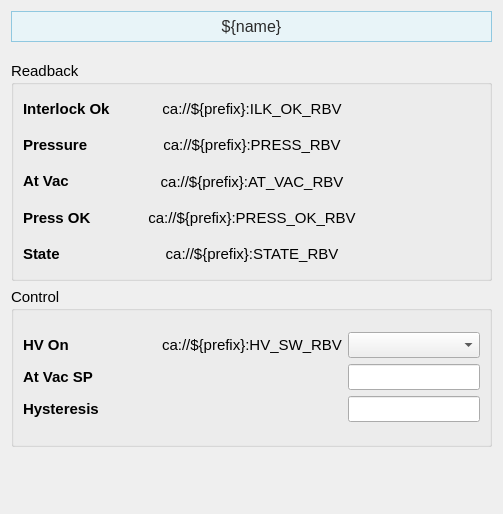
<?xml version="1.0" encoding="UTF-8"?>
<ui version="4.0">
 <class>Form</class>
 <widget class="QWidget" name="Form">
  <property name="geometry">
   <rect>
    <x>0</x>
    <y>0</y>
    <width>503</width>
    <height>514</height>
   </rect>
  </property>
  <property name="sizePolicy">
   <sizepolicy hsizetype="Preferred" vsizetype="Preferred">
    <horstretch>0</horstretch>
    <verstretch>0</verstretch>
   </sizepolicy>
  </property>
  <property name="windowTitle">
   <string>Form</string>
  </property>
  <layout class="QVBoxLayout" name="verticalLayout_7">
   <item>
    <widget class="PyDMLabel" name="PyDMLabel_11">
     <property name="maximumSize">
      <size>
       <width>16777215</width>
       <height>40</height>
      </size>
     </property>
     <property name="font">
      <font>
       <pointsize>12</pointsize>
      </font>
     </property>
     <property name="toolTip">
      <string/>
     </property>
     <property name="styleSheet">
      <string notr="true">    background-color: #e8f4f8;

    border: 1px solid #90c8e0;

    padding: 5px;

    color: rgb(43, 43, 43);</string>
     </property>
     <property name="text">
      <string>${name}</string>
     </property>
     <property name="alignment">
      <set>Qt::AlignCenter</set>
     </property>
    </widget>
   </item>
   <item>
    <spacer name="verticalSpacer_2">
     <property name="orientation">
      <enum>Qt::Vertical</enum>
     </property>
     <property name="sizeType">
      <enum>QSizePolicy::Fixed</enum>
     </property>
     <property name="sizeHint" stdset="0">
      <size>
       <width>20</width>
       <height>13</height>
      </size>
     </property>
    </spacer>
   </item>
   <item>
    <widget class="QGroupBox" name="groupBox">
     <property name="sizePolicy">
      <sizepolicy hsizetype="Preferred" vsizetype="Fixed">
       <horstretch>0</horstretch>
       <verstretch>0</verstretch>
      </sizepolicy>
     </property>
     <property name="minimumSize">
      <size>
       <width>0</width>
       <height>220</height>
      </size>
     </property>
     <property name="font">
      <font>
       <pointsize>11</pointsize>
      </font>
     </property>
     <property name="title">
      <string>Readback</string>
     </property>
     <layout class="QVBoxLayout" name="verticalLayout_14">
      <item>
       <layout class="QHBoxLayout" name="horizontalLayout_4" stretch="1,1,1">
        <item>
         <layout class="QVBoxLayout" name="verticalLayout">
          <item>
           <widget class="QLabel" name="interlock_ok_label_8">
            <property name="font">
             <font>
              <pointsize>11</pointsize>
             </font>
            </property>
            <property name="styleSheet">
             <string/>
            </property>
            <property name="text">
             <string>&lt;html&gt;&lt;head/&gt;&lt;body&gt;&lt;p&gt;&lt;span style=&quot; font-weight:600;&quot;&gt;Interlock Ok&lt;/span&gt;&lt;/p&gt;&lt;/body&gt;&lt;/html&gt;</string>
            </property>
           </widget>
          </item>
          <item>
           <widget class="QLabel" name="interlock_ok_label">
            <property name="font">
             <font>
              <pointsize>11</pointsize>
             </font>
            </property>
            <property name="styleSheet">
             <string/>
            </property>
            <property name="text">
             <string>&lt;html&gt;&lt;head/&gt;&lt;body&gt;&lt;p&gt;&lt;span style=&quot; font-weight:600;&quot;&gt;Pressure&lt;/span&gt;&lt;/p&gt;&lt;/body&gt;&lt;/html&gt;</string>
            </property>
           </widget>
          </item>
          <item>
           <widget class="QLabel" name="interlock_ok_label_2">
            <property name="font">
             <font>
              <pointsize>11</pointsize>
             </font>
            </property>
            <property name="styleSheet">
             <string/>
            </property>
            <property name="text">
             <string>&lt;html&gt;&lt;head/&gt;&lt;body&gt;&lt;p&gt;&lt;span style=&quot; font-weight:600;&quot;&gt;At Vac&lt;/span&gt;&lt;/p&gt;&lt;/body&gt;&lt;/html&gt;</string>
            </property>
           </widget>
          </item>
          <item>
           <widget class="QLabel" name="interlock_ok_label_4">
            <property name="font">
             <font>
              <pointsize>11</pointsize>
             </font>
            </property>
            <property name="styleSheet">
             <string/>
            </property>
            <property name="text">
             <string>&lt;html&gt;&lt;head/&gt;&lt;body&gt;&lt;p&gt;&lt;span style=&quot; font-weight:600;&quot;&gt;Press OK&lt;/span&gt;&lt;/p&gt;&lt;/body&gt;&lt;/html&gt;</string>
            </property>
           </widget>
          </item>
          <item>
           <widget class="QLabel" name="interlock_ok_label_5">
            <property name="font">
             <font>
              <pointsize>11</pointsize>
             </font>
            </property>
            <property name="styleSheet">
             <string/>
            </property>
            <property name="text">
             <string>&lt;html&gt;&lt;head/&gt;&lt;body&gt;&lt;p&gt;&lt;span style=&quot; font-weight:600;&quot;&gt;State&lt;/span&gt;&lt;/p&gt;&lt;/body&gt;&lt;/html&gt;</string>
            </property>
           </widget>
          </item>
         </layout>
        </item>
        <item>
         <layout class="QVBoxLayout" name="verticalLayout_4">
          <item>
           <widget class="PyDMLabel" name="PyDMLabel_2">
            <property name="toolTip">
             <string/>
            </property>
            <property name="text">
             <string>ca://${prefix}:ILK_OK_RBV</string>
            </property>
            <property name="alignment">
             <set>Qt::AlignCenter</set>
            </property>
            <property name="channel">
             <string>ca://${prefix}:ILK_OK_RBV</string>
            </property>
           </widget>
          </item>
          <item>
           <widget class="PyDMLabel" name="PyDMLabel">
            <property name="toolTip">
             <string/>
            </property>
            <property name="text">
             <string>ca://${prefix}:PRESS_RBV</string>
            </property>
            <property name="alignment">
             <set>Qt::AlignCenter</set>
            </property>
            <property name="showUnits">
             <bool>true</bool>
            </property>
            <property name="channel">
             <string>ca://${prefix}:PRESS_RBV</string>
            </property>
            <property name="displayFormat">
             <enum>PyDMLabel::Exponential</enum>
            </property>
           </widget>
          </item>
          <item>
           <widget class="PyDMLabel" name="PyDMLabel_4">
            <property name="toolTip">
             <string/>
            </property>
            <property name="text">
             <string>ca://${prefix}:AT_VAC_RBV</string>
            </property>
            <property name="alignment">
             <set>Qt::AlignCenter</set>
            </property>
            <property name="channel">
             <string>ca://${prefix}:AT_VAC_RBV</string>
            </property>
           </widget>
          </item>
          <item>
           <widget class="PyDMLabel" name="PyDMLabel_5">
            <property name="toolTip">
             <string/>
            </property>
            <property name="text">
             <string>ca://${prefix}:PRESS_OK_RBV</string>
            </property>
            <property name="alignment">
             <set>Qt::AlignCenter</set>
            </property>
            <property name="channel">
             <string>ca://${prefix}:PRESS_OK_RBV</string>
            </property>
           </widget>
          </item>
          <item>
           <widget class="PyDMLabel" name="PyDMLabel_8">
            <property name="toolTip">
             <string/>
            </property>
            <property name="text">
             <string>ca://${prefix}:STATE_RBV</string>
            </property>
            <property name="alignment">
             <set>Qt::AlignCenter</set>
            </property>
            <property name="channel">
             <string>ca://${prefix}:STATE_RBV</string>
            </property>
           </widget>
          </item>
         </layout>
        </item>
        <item>
         <layout class="QVBoxLayout" name="verticalLayout_3">
          <item>
           <widget class="QLabel" name="label_3">
            <property name="text">
             <string/>
            </property>
           </widget>
          </item>
          <item>
           <widget class="QLabel" name="label_6">
            <property name="text">
             <string/>
            </property>
           </widget>
          </item>
          <item>
           <widget class="QLabel" name="label_12">
            <property name="text">
             <string/>
            </property>
           </widget>
          </item>
          <item>
           <widget class="QLabel" name="label_9">
            <property name="text">
             <string/>
            </property>
           </widget>
          </item>
         </layout>
        </item>
       </layout>
      </item>
     </layout>
    </widget>
   </item>
   <item>
    <widget class="QGroupBox" name="groupBox_2">
     <property name="sizePolicy">
      <sizepolicy hsizetype="Preferred" vsizetype="Fixed">
       <horstretch>0</horstretch>
       <verstretch>0</verstretch>
      </sizepolicy>
     </property>
     <property name="minimumSize">
      <size>
       <width>0</width>
       <height>160</height>
      </size>
     </property>
     <property name="font">
      <font>
       <pointsize>11</pointsize>
      </font>
     </property>
     <property name="title">
      <string>Control</string>
     </property>
     <layout class="QVBoxLayout" name="verticalLayout_15">
      <item>
       <layout class="QHBoxLayout" name="horizontalLayout_5" stretch="1,1,1">
        <item>
         <layout class="QVBoxLayout" name="verticalLayout_2">
          <item>
           <widget class="QLabel" name="interlock_ok_label_3">
            <property name="font">
             <font>
              <pointsize>11</pointsize>
             </font>
            </property>
            <property name="styleSheet">
             <string/>
            </property>
            <property name="text">
             <string>&lt;html&gt;&lt;head/&gt;&lt;body&gt;&lt;p&gt;&lt;span style=&quot; font-weight:600;&quot;&gt;HV On&lt;/span&gt;&lt;/p&gt;&lt;/body&gt;&lt;/html&gt;</string>
            </property>
           </widget>
          </item>
          <item>
           <widget class="QLabel" name="interlock_ok_label_6">
            <property name="font">
             <font>
              <pointsize>11</pointsize>
             </font>
            </property>
            <property name="styleSheet">
             <string/>
            </property>
            <property name="text">
             <string>&lt;html&gt;&lt;head/&gt;&lt;body&gt;&lt;p&gt;&lt;span style=&quot; font-weight:600;&quot;&gt;At Vac SP&lt;/span&gt;&lt;/p&gt;&lt;/body&gt;&lt;/html&gt;</string>
            </property>
           </widget>
          </item>
          <item>
           <widget class="QLabel" name="interlock_ok_label_7">
            <property name="font">
             <font>
              <pointsize>11</pointsize>
             </font>
            </property>
            <property name="styleSheet">
             <string/>
            </property>
            <property name="text">
             <string>&lt;html&gt;&lt;head/&gt;&lt;body&gt;&lt;p&gt;&lt;span style=&quot; font-weight:600;&quot;&gt;Hysteresis&lt;/span&gt;&lt;/p&gt;&lt;/body&gt;&lt;/html&gt;</string>
            </property>
           </widget>
          </item>
         </layout>
        </item>
        <item>
         <layout class="QVBoxLayout" name="verticalLayout_5">
          <item>
           <widget class="PyDMLabel" name="PyDMLabel_6">
            <property name="toolTip">
             <string/>
            </property>
            <property name="text">
             <string>ca://${prefix}:HV_SW_RBV</string>
            </property>
            <property name="alignment">
             <set>Qt::AlignCenter</set>
            </property>
            <property name="channel">
             <string>ca://${prefix}:HV_SW_RBV</string>
            </property>
           </widget>
          </item>
          <item>
           <widget class="PyDMLabel" name="PyDMLabel_3">
            <property name="toolTip">
             <string/>
            </property>
            <property name="text">
             <string/>
            </property>
            <property name="alignment">
             <set>Qt::AlignCenter</set>
            </property>
            <property name="channel">
             <string>ca://${prefix}:PRO_SP_RBV</string>
            </property>
            <property name="displayFormat">
             <enum>PyDMLabel::Exponential</enum>
            </property>
           </widget>
          </item>
          <item>
           <widget class="PyDMLabel" name="PyDMLabel_7">
            <property name="toolTip">
             <string/>
            </property>
            <property name="text">
             <string/>
            </property>
            <property name="alignment">
             <set>Qt::AlignCenter</set>
            </property>
            <property name="channel">
             <string>ca://${prefix}:SP_HYS_RBV</string>
            </property>
            <property name="displayFormat">
             <enum>PyDMLabel::Exponential</enum>
            </property>
           </widget>
          </item>
         </layout>
        </item>
        <item>
         <layout class="QVBoxLayout" name="verticalLayout_6">
          <item>
           <widget class="PyDMEnumComboBox" name="PyDMEnumComboBox">
            <property name="toolTip">
             <string/>
            </property>
            <property name="channel">
             <string>ca://${prefix}:HV_SW</string>
            </property>
           </widget>
          </item>
          <item>
           <widget class="PyDMLineEdit" name="PyDMLineEdit">
            <property name="toolTip">
             <string/>
            </property>
            <property name="showUnits">
             <bool>true</bool>
            </property>
            <property name="channel">
             <string>ca://${prefix}:PRO_SP</string>
            </property>
            <property name="displayFormat">
             <enum>PyDMLineEdit::Exponential</enum>
            </property>
           </widget>
          </item>
          <item>
           <widget class="PyDMLineEdit" name="PyDMLineEdit_2">
            <property name="toolTip">
             <string/>
            </property>
            <property name="showUnits">
             <bool>true</bool>
            </property>
            <property name="channel">
             <string>ca://${prefix}:SP_HYS</string>
            </property>
            <property name="displayFormat">
             <enum>PyDMLineEdit::Exponential</enum>
            </property>
           </widget>
          </item>
         </layout>
        </item>
       </layout>
      </item>
     </layout>
    </widget>
   </item>
   <item>
    <spacer name="verticalSpacer">
     <property name="orientation">
      <enum>Qt::Vertical</enum>
     </property>
     <property name="sizeHint" stdset="0">
      <size>
       <width>20</width>
       <height>89</height>
      </size>
     </property>
    </spacer>
   </item>
  </layout>
 </widget>
 <customwidgets>
  <customwidget>
   <class>PyDMEnumComboBox</class>
   <extends>QComboBox</extends>
   <header>pydm.widgets.enum_combo_box</header>
  </customwidget>
  <customwidget>
   <class>PyDMLineEdit</class>
   <extends>QLineEdit</extends>
   <header>pydm.widgets.line_edit</header>
  </customwidget>
  <customwidget>
   <class>PyDMLabel</class>
   <extends>QLabel</extends>
   <header>pydm.widgets.label</header>
  </customwidget>
 </customwidgets>
 <resources/>
 <connections/>
</ui>
